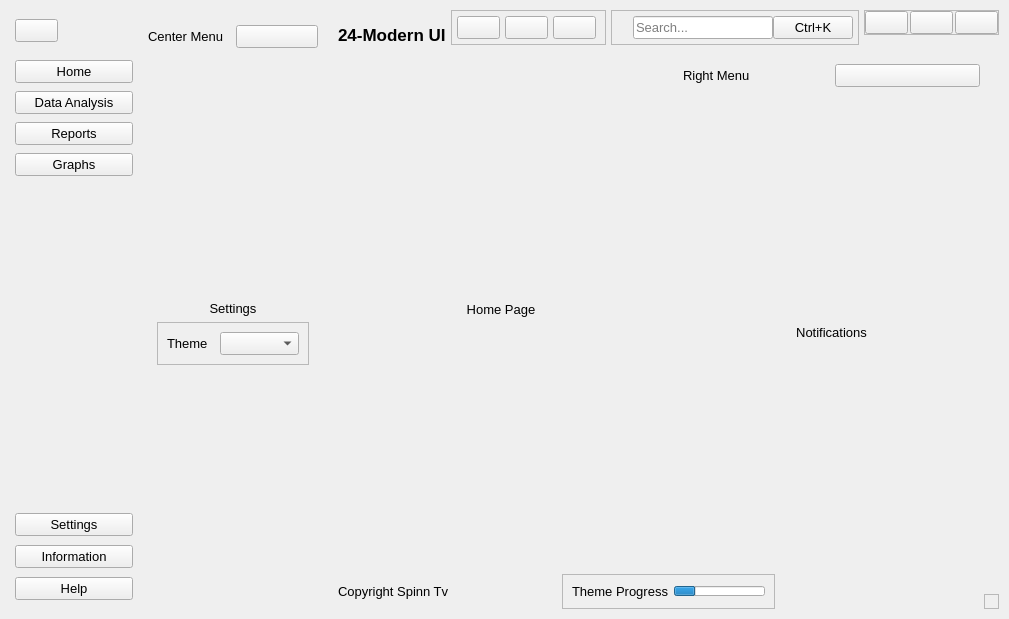
<?xml version='1.0' encoding='utf-8'?>
<ui version="4.0">
 <class>MainWindow</class>
 <widget class="QMainWindow" name="MainWindow">
  <property name="geometry">
   <rect>
    <x>0</x>
    <y>0</y>
    <width>1009</width>
    <height>619</height>
   </rect>
  </property>
  <property name="font">
   <font>
    <pointsize>10</pointsize>
   </font>
  </property>
  <property name="windowTitle">
   <string>MainWindow</string>
  </property>
  <property name="styleSheet">
   <string notr="true" />
  </property>
  <widget class="QWidget" name="centralwidget">
   <property name="minimumSize">
    <size>
     <width>971</width>
     <height>619</height>
    </size>
   </property>
   <layout class="QHBoxLayout" name="horizontalLayout">
    <property name="spacing">
     <number>0</number>
    </property>
    <property name="leftMargin">
     <number>10</number>
    </property>
    <property name="topMargin">
     <number>10</number>
    </property>
    <property name="rightMargin">
     <number>10</number>
    </property>
    <property name="bottomMargin">
     <number>10</number>
    </property>
    <item alignment="Qt::AlignmentFlag::AlignLeft">
     <widget class="QCustomSlideMenu" name="leftMenu" native="true">
      <layout class="QVBoxLayout" name="verticalLayout">
       <property name="spacing">
        <number>0</number>
       </property>
       <property name="leftMargin">
        <number>0</number>
       </property>
       <property name="topMargin">
        <number>0</number>
       </property>
       <property name="rightMargin">
        <number>0</number>
       </property>
       <property name="bottomMargin">
        <number>0</number>
       </property>
       <item alignment="Qt::AlignmentFlag::AlignLeft|Qt::AlignmentFlag::AlignTop">
        <widget class="QWidget" name="widget" native="true">
         <property name="minimumSize">
          <size>
           <width>46</width>
           <height>42</height>
          </size>
         </property>
         <layout class="QVBoxLayout" name="verticalLayout_2">
          <property name="spacing">
           <number>0</number>
          </property>
          <property name="leftMargin">
           <number>5</number>
          </property>
          <property name="topMargin">
           <number>5</number>
          </property>
          <property name="rightMargin">
           <number>0</number>
          </property>
          <property name="bottomMargin">
           <number>5</number>
          </property>
          <item>
           <widget class="QPushButton" name="menuBtn">
            <property name="toolTip">
             <string>Side Menu</string>
            </property>
            <property name="text">
             <string />
            </property>
            <property name="icon">
             <iconset resource="../Qss/icons/_icons.qrc">
              <normaloff>:/material_design/icons/material_design/menu.png</normaloff>:/material_design/icons/material_design/menu.png</iconset>
            </property>
           </widget>
          </item>
         </layout>
        </widget>
       </item>
       <item alignment="Qt::AlignmentFlag::AlignTop">
        <widget class="QWidget" name="widget_3" native="true">
         <property name="minimumSize">
          <size>
           <width>123</width>
           <height>136</height>
          </size>
         </property>
         <layout class="QVBoxLayout" name="verticalLayout_4">
          <property name="spacing">
           <number>5</number>
          </property>
          <property name="leftMargin">
           <number>5</number>
          </property>
          <property name="topMargin">
           <number>5</number>
          </property>
          <property name="rightMargin">
           <number>0</number>
          </property>
          <property name="bottomMargin">
           <number>5</number>
          </property>
          <item>
           <widget class="QPushButton" name="homeBtn">
            <property name="toolTip">
             <string>Go Home</string>
            </property>
            <property name="text">
             <string>Home</string>
            </property>
            <property name="icon">
             <iconset resource="../Qss/icons/_icons.qrc">
              <normaloff>:/feather/icons/feather/home.png</normaloff>:/feather/icons/feather/home.png</iconset>
            </property>
           </widget>
          </item>
          <item>
           <widget class="QPushButton" name="dataBtn">
            <property name="toolTip">
             <string>View data analysis</string>
            </property>
            <property name="text">
             <string>Data Analysis</string>
            </property>
            <property name="icon">
             <iconset resource="../Qss/icons/_icons.qrc">
              <normaloff>:/feather/icons/feather/list.png</normaloff>:/feather/icons/feather/list.png</iconset>
            </property>
           </widget>
          </item>
          <item>
           <widget class="QPushButton" name="reportsBtn">
            <property name="toolTip">
             <string>View reports</string>
            </property>
            <property name="text">
             <string>Reports</string>
            </property>
            <property name="icon">
             <iconset resource="../Qss/icons/_icons.qrc">
              <normaloff>:/feather/icons/feather/printer.png</normaloff>:/feather/icons/feather/printer.png</iconset>
            </property>
           </widget>
          </item>
          <item>
           <widget class="QPushButton" name="graphsBtn">
            <property name="toolTip">
             <string>View charts</string>
            </property>
            <property name="text">
             <string>Graphs</string>
            </property>
            <property name="icon">
             <iconset resource="../Qss/icons/_icons.qrc">
              <normaloff>:/feather/icons/feather/pie-chart.png</normaloff>:/feather/icons/feather/pie-chart.png</iconset>
            </property>
           </widget>
          </item>
         </layout>
        </widget>
       </item>
       <item>
        <spacer name="verticalSpacer">
         <property name="orientation">
          <enum>Qt::Orientation::Vertical</enum>
         </property>
         <property name="sizeHint" stdset="0">
          <size>
           <width>20</width>
           <height>40</height>
          </size>
         </property>
        </spacer>
       </item>
       <item alignment="Qt::AlignmentFlag::AlignBottom">
        <widget class="QWidget" name="widget_2" native="true">
         <property name="minimumSize">
          <size>
           <width>113</width>
           <height>105</height>
          </size>
         </property>
         <layout class="QVBoxLayout" name="verticalLayout_3">
          <property name="spacing">
           <number>5</number>
          </property>
          <property name="leftMargin">
           <number>5</number>
          </property>
          <property name="topMargin">
           <number>5</number>
          </property>
          <property name="rightMargin">
           <number>0</number>
          </property>
          <property name="bottomMargin">
           <number>5</number>
          </property>
          <item>
           <widget class="QPushButton" name="settingsBtn">
            <property name="toolTip">
             <string>Go to settings</string>
            </property>
            <property name="text">
             <string>Settings</string>
            </property>
            <property name="icon">
             <iconset resource="../Qss/icons/_icons.qrc">
              <normaloff>:/feather/icons/feather/settings.png</normaloff>:/feather/icons/feather/settings.png</iconset>
            </property>
           </widget>
          </item>
          <item>
           <widget class="QPushButton" name="infoBtn">
            <property name="toolTip">
             <string>View information</string>
            </property>
            <property name="text">
             <string>Information</string>
            </property>
            <property name="icon">
             <iconset resource="../Qss/icons/_icons.qrc">
              <normaloff>:/feather/icons/feather/info.png</normaloff>:/feather/icons/feather/info.png</iconset>
            </property>
           </widget>
          </item>
          <item>
           <widget class="QPushButton" name="helpBtn">
            <property name="toolTip">
             <string>Get help</string>
            </property>
            <property name="text">
             <string>Help</string>
            </property>
            <property name="icon">
             <iconset resource="../Qss/icons/_icons.qrc">
              <normaloff>:/feather/icons/feather/help-circle.png</normaloff>:/feather/icons/feather/help-circle.png</iconset>
            </property>
           </widget>
          </item>
         </layout>
        </widget>
       </item>
      </layout>
     </widget>
    </item>
    <item>
     <widget class="QCustomSlideMenu" name="centerMenu" native="true">
      <property name="maximumSize">
       <size>
        <width>200</width>
        <height>16777215</height>
       </size>
      </property>
      <layout class="QVBoxLayout" name="verticalLayout_5">
       <property name="leftMargin">
        <number>6</number>
       </property>
       <property name="topMargin">
        <number>6</number>
       </property>
       <property name="rightMargin">
        <number>6</number>
       </property>
       <property name="bottomMargin">
        <number>6</number>
       </property>
       <item>
        <widget class="QWidget" name="widget_4" native="true">
         <layout class="QHBoxLayout" name="horizontalLayout_2">
          <item>
           <widget class="QLabel" name="label">
            <property name="text">
             <string>Center Menu</string>
            </property>
           </widget>
          </item>
          <item>
           <widget class="QPushButton" name="closeCenterMenuBtn">
            <property name="toolTip">
             <string>Close menu</string>
            </property>
            <property name="text">
             <string />
            </property>
            <property name="icon">
             <iconset resource="../Qss/icons/_icons.qrc">
              <normaloff>:/feather/icons/feather/x-circle.png</normaloff>:/feather/icons/feather/x-circle.png</iconset>
            </property>
           </widget>
          </item>
         </layout>
        </widget>
       </item>
       <item>
        <widget class="QCustomQStackedWidget" name="centerMenuPages">
         <property name="currentIndex">
          <number>0</number>
         </property>
         <widget class="QWidget" name="settingsPage">
          <layout class="QVBoxLayout" name="verticalLayout_6">
           <item>
            <spacer name="verticalSpacer_2">
             <property name="orientation">
              <enum>Qt::Orientation::Vertical</enum>
             </property>
             <property name="sizeHint" stdset="0">
              <size>
               <width>20</width>
               <height>40</height>
              </size>
             </property>
            </spacer>
           </item>
           <item alignment="Qt::AlignmentFlag::AlignVCenter">
            <widget class="QWidget" name="widget_5" native="true">
             <layout class="QVBoxLayout" name="verticalLayout_7">
              <item>
               <widget class="QLabel" name="label_2">
                <property name="text">
                 <string>Settings</string>
                </property>
                <property name="alignment">
                 <set>Qt::AlignmentFlag::AlignCenter</set>
                </property>
               </widget>
              </item>
              <item>
               <widget class="QFrame" name="frame">
                <property name="frameShape">
                 <enum>QFrame::Shape::StyledPanel</enum>
                </property>
                <property name="frameShadow">
                 <enum>QFrame::Shadow::Raised</enum>
                </property>
                <layout class="QHBoxLayout" name="horizontalLayout_3">
                 <item>
                  <widget class="QLabel" name="label_3">
                   <property name="text">
                    <string>Theme</string>
                   </property>
                  </widget>
                 </item>
                 <item>
                  <widget class="QComboBox" name="themeList" />
                 </item>
                </layout>
               </widget>
              </item>
             </layout>
            </widget>
           </item>
           <item>
            <spacer name="verticalSpacer_3">
             <property name="orientation">
              <enum>Qt::Orientation::Vertical</enum>
             </property>
             <property name="sizeHint" stdset="0">
              <size>
               <width>20</width>
               <height>40</height>
              </size>
             </property>
            </spacer>
           </item>
          </layout>
         </widget>
         <widget class="QWidget" name="informationPage">
          <layout class="QVBoxLayout" name="verticalLayout_8">
           <item alignment="Qt::AlignmentFlag::AlignVCenter">
            <widget class="QLabel" name="label_4">
             <property name="text">
              <string>Information</string>
             </property>
             <property name="alignment">
              <set>Qt::AlignmentFlag::AlignCenter</set>
             </property>
            </widget>
           </item>
          </layout>
         </widget>
         <widget class="QWidget" name="helpPage">
          <layout class="QVBoxLayout" name="verticalLayout_9">
           <item alignment="Qt::AlignmentFlag::AlignVCenter">
            <widget class="QLabel" name="label_5">
             <property name="text">
              <string>Help</string>
             </property>
             <property name="alignment">
              <set>Qt::AlignmentFlag::AlignCenter</set>
             </property>
            </widget>
           </item>
          </layout>
         </widget>
        </widget>
       </item>
      </layout>
     </widget>
    </item>
    <item>
     <widget class="QWidget" name="mainBody" native="true">
      <property name="sizePolicy">
       <sizepolicy hsizetype="Expanding" vsizetype="Preferred">
        <horstretch>0</horstretch>
        <verstretch>0</verstretch>
       </sizepolicy>
      </property>
      <layout class="QVBoxLayout" name="verticalLayout_10">
       <property name="spacing">
        <number>0</number>
       </property>
       <property name="leftMargin">
        <number>0</number>
       </property>
       <property name="topMargin">
        <number>0</number>
       </property>
       <property name="rightMargin">
        <number>0</number>
       </property>
       <property name="bottomMargin">
        <number>0</number>
       </property>
       <item alignment="Qt::AlignmentFlag::AlignTop">
        <widget class="QWidget" name="header" native="true">
         <layout class="QHBoxLayout" name="horizontalLayout_7">
          <property name="spacing">
           <number>5</number>
          </property>
          <property name="leftMargin">
           <number>5</number>
          </property>
          <property name="topMargin">
           <number>0</number>
          </property>
          <property name="rightMargin">
           <number>0</number>
          </property>
          <property name="bottomMargin">
           <number>5</number>
          </property>
          <item alignment="Qt::AlignmentFlag::AlignLeft|Qt::AlignmentFlag::AlignBottom">
           <widget class="QLabel" name="titleTxt">
            <property name="font">
             <font>
              <pointsize>13</pointsize>
              <bold>true</bold>
             </font>
            </property>
            <property name="text">
             <string>24-Modern UI</string>
            </property>
           </widget>
          </item>
          <item alignment="Qt::AlignmentFlag::AlignHCenter|Qt::AlignmentFlag::AlignBottom">
           <widget class="QFrame" name="frame_3">
            <property name="frameShape">
             <enum>QFrame::Shape::StyledPanel</enum>
            </property>
            <property name="frameShadow">
             <enum>QFrame::Shadow::Raised</enum>
            </property>
            <layout class="QHBoxLayout" name="horizontalLayout_6">
             <property name="spacing">
              <number>5</number>
             </property>
             <property name="leftMargin">
              <number>5</number>
             </property>
             <property name="topMargin">
              <number>5</number>
             </property>
             <property name="bottomMargin">
              <number>5</number>
             </property>
             <item>
              <widget class="QPushButton" name="notificationBtn">
               <property name="toolTip">
                <string>View notifications</string>
               </property>
               <property name="text">
                <string />
               </property>
               <property name="icon">
                <iconset resource="../Qss/icons/_icons.qrc">
                 <normaloff>:/feather/icons/feather/bell.png</normaloff>:/feather/icons/feather/bell.png</iconset>
               </property>
              </widget>
             </item>
             <item>
              <widget class="QPushButton" name="moreBtn">
               <property name="toolTip">
                <string>View more</string>
               </property>
               <property name="text">
                <string />
               </property>
               <property name="icon">
                <iconset resource="../Qss/icons/_icons.qrc">
                 <normaloff>:/feather/icons/feather/more-horizontal.png</normaloff>:/feather/icons/feather/more-horizontal.png</iconset>
               </property>
              </widget>
             </item>
             <item>
              <widget class="QPushButton" name="profileBtn">
               <property name="toolTip">
                <string>Go to profile</string>
               </property>
               <property name="text">
                <string />
               </property>
               <property name="icon">
                <iconset resource="../Qss/icons/_icons.qrc">
                 <normaloff>:/feather/icons/feather/user.png</normaloff>:/feather/icons/feather/user.png</iconset>
               </property>
              </widget>
             </item>
            </layout>
           </widget>
          </item>
          <item alignment="Qt::AlignmentFlag::AlignBottom">
           <widget class="QFrame" name="searchInpCont">
            <property name="maximumSize">
             <size>
              <width>261</width>
              <height>16777215</height>
             </size>
            </property>
            <property name="frameShape">
             <enum>QFrame::Shape::StyledPanel</enum>
            </property>
            <property name="frameShadow">
             <enum>QFrame::Shadow::Raised</enum>
            </property>
            <layout class="QHBoxLayout" name="horizontalLayout_8">
             <property name="spacing">
              <number>0</number>
             </property>
             <property name="leftMargin">
              <number>5</number>
             </property>
             <property name="topMargin">
              <number>5</number>
             </property>
             <property name="rightMargin">
              <number>5</number>
             </property>
             <property name="bottomMargin">
              <number>5</number>
             </property>
             <item>
              <widget class="QLabel" name="label_9">
               <property name="minimumSize">
                <size>
                 <width>16</width>
                 <height>16</height>
                </size>
               </property>
               <property name="maximumSize">
                <size>
                 <width>16</width>
                 <height>16</height>
                </size>
               </property>
               <property name="text">
                <string />
               </property>
               <property name="pixmap">
                <pixmap resource="../Qss/icons/_icons.qrc">:/material_design/icons/material_design/search.png</pixmap>
               </property>
               <property name="scaledContents">
                <bool>true</bool>
               </property>
              </widget>
             </item>
             <item>
              <widget class="QLineEdit" name="searchInp">
               <property name="minimumSize">
                <size>
                 <width>100</width>
                 <height>0</height>
                </size>
               </property>
               <property name="placeholderText">
                <string>Search...</string>
               </property>
              </widget>
             </item>
             <item>
              <widget class="QPushButton" name="searchBtn">
               <property name="text">
                <string>Ctrl+K</string>
               </property>
              </widget>
             </item>
            </layout>
           </widget>
          </item>
          <item alignment="Qt::AlignmentFlag::AlignRight|Qt::AlignmentFlag::AlignTop">
           <widget class="QFrame" name="frame_4">
            <property name="frameShape">
             <enum>QFrame::Shape::StyledPanel</enum>
            </property>
            <property name="frameShadow">
             <enum>QFrame::Shadow::Raised</enum>
            </property>
            <layout class="QHBoxLayout" name="horizontalLayout_9">
             <property name="spacing">
              <number>2</number>
             </property>
             <property name="leftMargin">
              <number>0</number>
             </property>
             <property name="topMargin">
              <number>0</number>
             </property>
             <property name="rightMargin">
              <number>0</number>
             </property>
             <property name="bottomMargin">
              <number>0</number>
             </property>
             <item>
              <widget class="QPushButton" name="minimizeBtn">
               <property name="toolTip">
                <string>Minimize window</string>
               </property>
               <property name="text">
                <string />
               </property>
               <property name="icon">
                <iconset resource="../Qss/icons/_icons.qrc">
                 <normaloff>:/feather/icons/feather/window_minimize.png</normaloff>:/feather/icons/feather/window_minimize.png</iconset>
               </property>
              </widget>
             </item>
             <item>
              <widget class="QPushButton" name="restoreBtn">
               <property name="toolTip">
                <string>Restore window</string>
               </property>
               <property name="text">
                <string />
               </property>
               <property name="icon">
                <iconset resource="../Qss/icons/_icons.qrc">
                 <normaloff>:/feather/icons/feather/square.png</normaloff>:/feather/icons/feather/square.png</iconset>
               </property>
              </widget>
             </item>
             <item>
              <widget class="QPushButton" name="closeBtn">
               <property name="toolTip">
                <string>Close app</string>
               </property>
               <property name="text">
                <string />
               </property>
               <property name="icon">
                <iconset resource="../Qss/icons/_icons.qrc">
                 <normaloff>:/feather/icons/feather/window_close.png</normaloff>:/feather/icons/feather/window_close.png</iconset>
               </property>
              </widget>
             </item>
            </layout>
           </widget>
          </item>
         </layout>
        </widget>
       </item>
       <item>
        <widget class="QWidget" name="mainContents" native="true">
         <property name="sizePolicy">
          <sizepolicy hsizetype="Preferred" vsizetype="Expanding">
           <horstretch>0</horstretch>
           <verstretch>0</verstretch>
          </sizepolicy>
         </property>
         <layout class="QHBoxLayout" name="horizontalLayout_10">
          <property name="spacing">
           <number>5</number>
          </property>
          <property name="leftMargin">
           <number>5</number>
          </property>
          <property name="topMargin">
           <number>0</number>
          </property>
          <property name="rightMargin">
           <number>5</number>
          </property>
          <property name="bottomMargin">
           <number>0</number>
          </property>
          <item>
           <widget class="QWidget" name="mainPagesCont" native="true">
            <layout class="QVBoxLayout" name="verticalLayout_11">
             <property name="spacing">
              <number>5</number>
             </property>
             <property name="leftMargin">
              <number>5</number>
             </property>
             <property name="topMargin">
              <number>5</number>
             </property>
             <property name="rightMargin">
              <number>5</number>
             </property>
             <property name="bottomMargin">
              <number>5</number>
             </property>
             <item>
              <widget class="QCustomQStackedWidget" name="mainPages">
               <widget class="QWidget" name="homePage">
                <layout class="QVBoxLayout" name="verticalLayout_12">
                 <item>
                  <widget class="QLabel" name="label_8">
                   <property name="text">
                    <string>Home Page</string>
                   </property>
                   <property name="alignment">
                    <set>Qt::AlignmentFlag::AlignCenter</set>
                   </property>
                  </widget>
                 </item>
                </layout>
               </widget>
               <widget class="QWidget" name="dataAnalysisPage">
                <layout class="QVBoxLayout" name="verticalLayout_13">
                 <item>
                  <widget class="QLabel" name="label_10">
                   <property name="text">
                    <string>Data Analysis Page</string>
                   </property>
                   <property name="alignment">
                    <set>Qt::AlignmentFlag::AlignCenter</set>
                   </property>
                  </widget>
                 </item>
                </layout>
               </widget>
               <widget class="QWidget" name="reportsPage">
                <layout class="QHBoxLayout" name="horizontalLayout_11">
                 <item>
                  <widget class="QLabel" name="label_11">
                   <property name="text">
                    <string>Reports Page</string>
                   </property>
                   <property name="alignment">
                    <set>Qt::AlignmentFlag::AlignCenter</set>
                   </property>
                  </widget>
                 </item>
                </layout>
               </widget>
               <widget class="QWidget" name="chartsPage">
                <layout class="QVBoxLayout" name="verticalLayout_14">
                 <item>
                  <widget class="QLabel" name="label_12">
                   <property name="text">
                    <string>Charts Page</string>
                   </property>
                   <property name="alignment">
                    <set>Qt::AlignmentFlag::AlignCenter</set>
                   </property>
                  </widget>
                 </item>
                </layout>
               </widget>
              </widget>
             </item>
            </layout>
           </widget>
          </item>
          <item>
           <widget class="QCustomSlideMenu" name="rightMenu" native="true">
            <property name="minimumSize">
             <size>
              <width>200</width>
              <height>0</height>
             </size>
            </property>
            <layout class="QVBoxLayout" name="verticalLayout_15">
             <property name="spacing">
              <number>5</number>
             </property>
             <property name="leftMargin">
              <number>5</number>
             </property>
             <property name="topMargin">
              <number>5</number>
             </property>
             <property name="rightMargin">
              <number>5</number>
             </property>
             <property name="bottomMargin">
              <number>5</number>
             </property>
             <item>
              <widget class="QWidget" name="widget_6" native="true">
               <layout class="QHBoxLayout" name="horizontalLayout_12">
                <item>
                 <widget class="QLabel" name="label_13">
                  <property name="text">
                   <string>Right Menu</string>
                  </property>
                 </widget>
                </item>
                <item>
                 <widget class="QPushButton" name="closeRightMenuBtn">
                  <property name="toolTip">
                   <string>Close menu</string>
                  </property>
                  <property name="text">
                   <string />
                  </property>
                  <property name="icon">
                   <iconset resource="../Qss/icons/_icons.qrc">
                    <normaloff>:/feather/icons/feather/x-circle.png</normaloff>:/feather/icons/feather/x-circle.png</iconset>
                  </property>
                 </widget>
                </item>
               </layout>
              </widget>
             </item>
             <item>
              <widget class="QCustomQStackedWidget" name="rightMenuPages">
               <widget class="QWidget" name="notificationsPage">
                <layout class="QVBoxLayout" name="verticalLayout_16">
                 <item>
                  <widget class="QLabel" name="label_14">
                   <property name="text">
                    <string>Notifications</string>
                   </property>
                   <property name="alignment">
                    <set>Qt::AlignmentFlag::AlignCenter</set>
                   </property>
                  </widget>
                 </item>
                </layout>
               </widget>
               <widget class="QWidget" name="morePage">
                <layout class="QVBoxLayout" name="verticalLayout_17">
                 <item>
                  <widget class="QLabel" name="label_15">
                   <property name="text">
                    <string>More</string>
                   </property>
                   <property name="alignment">
                    <set>Qt::AlignmentFlag::AlignCenter</set>
                   </property>
                  </widget>
                 </item>
                </layout>
               </widget>
               <widget class="QWidget" name="profilePage">
                <layout class="QVBoxLayout" name="verticalLayout_18">
                 <item>
                  <widget class="QLabel" name="label_16">
                   <property name="text">
                    <string>Profile</string>
                   </property>
                   <property name="alignment">
                    <set>Qt::AlignmentFlag::AlignCenter</set>
                   </property>
                  </widget>
                 </item>
                </layout>
               </widget>
              </widget>
             </item>
            </layout>
           </widget>
          </item>
         </layout>
        </widget>
       </item>
       <item alignment="Qt::AlignmentFlag::AlignBottom">
        <widget class="QWidget" name="footer" native="true">
         <layout class="QHBoxLayout" name="horizontalLayout_4">
          <property name="spacing">
           <number>5</number>
          </property>
          <property name="leftMargin">
           <number>5</number>
          </property>
          <property name="topMargin">
           <number>5</number>
          </property>
          <property name="rightMargin">
           <number>0</number>
          </property>
          <property name="bottomMargin">
           <number>0</number>
          </property>
          <item alignment="Qt::AlignmentFlag::AlignLeft">
           <widget class="QLabel" name="label_6">
            <property name="text">
             <string>Copyright Spinn Tv</string>
            </property>
           </widget>
          </item>
          <item alignment="Qt::AlignmentFlag::AlignHCenter">
           <widget class="QFrame" name="frame_2">
            <property name="frameShape">
             <enum>QFrame::Shape::StyledPanel</enum>
            </property>
            <property name="frameShadow">
             <enum>QFrame::Shadow::Raised</enum>
            </property>
            <layout class="QHBoxLayout" name="horizontalLayout_5">
             <item>
              <widget class="QLabel" name="label_7">
               <property name="text">
                <string>Theme Progress</string>
               </property>
              </widget>
             </item>
             <item>
              <widget class="QProgressBar" name="activityProgress">
               <property name="maximumSize">
                <size>
                 <width>16777215</width>
                 <height>10</height>
                </size>
               </property>
               <property name="value">
                <number>24</number>
               </property>
               <property name="textVisible">
                <bool>false</bool>
               </property>
              </widget>
             </item>
            </layout>
           </widget>
          </item>
          <item alignment="Qt::AlignmentFlag::AlignRight|Qt::AlignmentFlag::AlignBottom">
           <widget class="QFrame" name="sizeGrip">
            <property name="minimumSize">
             <size>
              <width>15</width>
              <height>15</height>
             </size>
            </property>
            <property name="maximumSize">
             <size>
              <width>15</width>
              <height>15</height>
             </size>
            </property>
            <property name="frameShape">
             <enum>QFrame::Shape::StyledPanel</enum>
            </property>
            <property name="frameShadow">
             <enum>QFrame::Shadow::Raised</enum>
            </property>
           </widget>
          </item>
         </layout>
        </widget>
       </item>
      </layout>
     </widget>
    </item>
   </layout>
  </widget>
 </widget>
 <customwidgets>
  <customwidget>
   <class>QCustomSlideMenu</class>
   <extends>QWidget</extends>
   <header>Custom_Widgets.QCustomSlideMenu.h</header>
   <container>1</container>
  </customwidget>
  <customwidget>
   <class>QCustomQStackedWidget</class>
   <extends>QStackedWidget</extends>
   <header>Custom_Widgets.QCustomQStackedWidget.h</header>
   <container>1</container>
  </customwidget>
 <customwidget><class>QPushButton</class><extends>QPushButton</extends><header location="global">Custom_Widgets.Theme.h</header><container>1</container></customwidget><customwidget><class>QLabel</class><extends>QLabel</extends><header location="global">Custom_Widgets.Theme.h</header><container>1</container></customwidget></customwidgets>
 <connections />
</ui>
